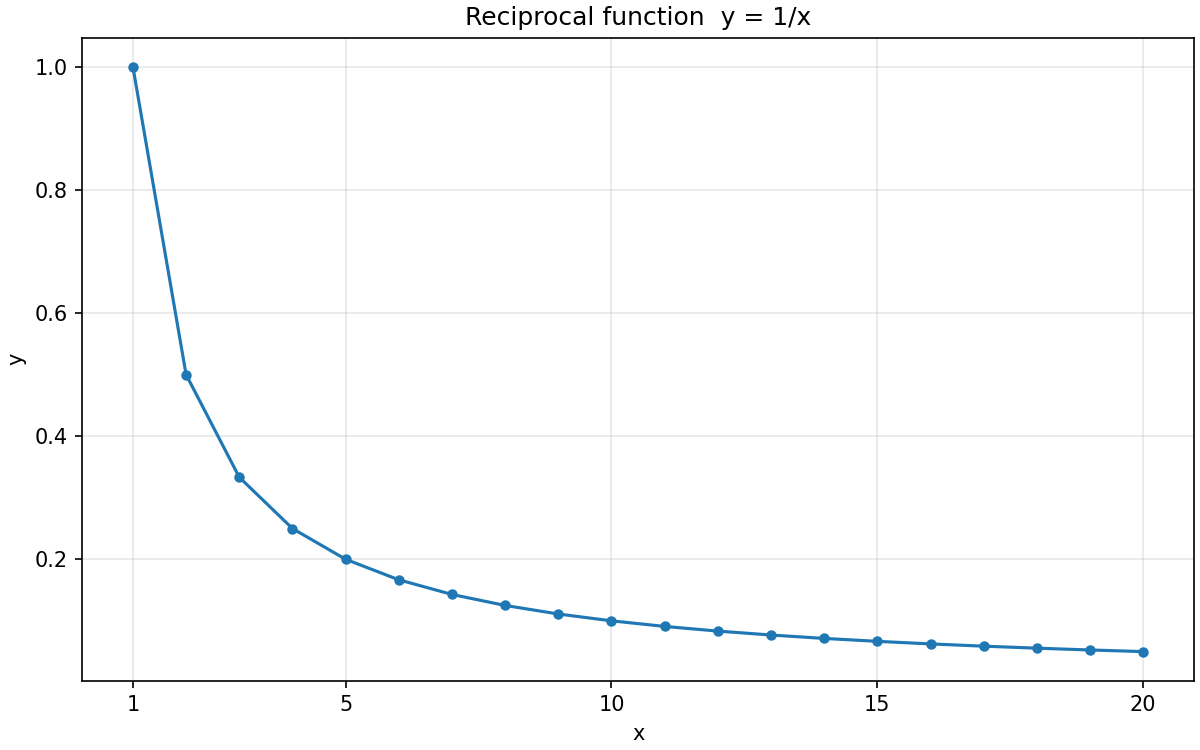

Reproduce this figure in Python.
"""Plot the x and y columns of a CSV file."""

import argparse
from pathlib import Path
import sys

import matplotlib.pyplot as plt
import numpy as np


def plot_graph(csv_path, output_path):
    """Read the CSV and save its plot as a PNG."""
    data = np.genfromtxt(csv_path, delimiter=",", names=True)
    fig, ax = plt.subplots(figsize=(8, 5), layout="constrained")
    try:
        ax.plot(data["x"], data["y"], marker="o", markersize=4)
        ax.set(xlabel="x", ylabel="y", title="Reciprocal function  y = 1/x")
        ax.set_xticks([1, 5, 10, 15, 20])
        ax.grid(alpha=0.3)
        fig.savefig(output_path, dpi=150)
    finally:
        plt.close(fig)


def main(argv):
    """Parse the input and output paths and generate the plot."""
    assignment_dir = Path(__file__).resolve().parent
    parser = argparse.ArgumentParser(description=__doc__)
    parser.add_argument("csv", nargs="?", type=Path, default=assignment_dir / "graph.csv")
    parser.add_argument("output", nargs="?", type=Path, default=assignment_dir / "graph.png")
    args = parser.parse_args(argv)
    plot_graph(args.csv, args.output)


if __name__ == "__main__":
    main(sys.argv[1:])
